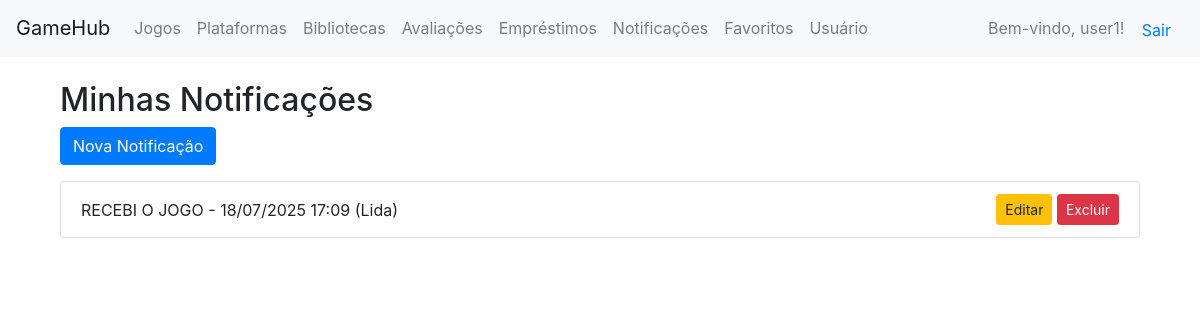
/api/notificacoes/ (signed in), run on an earlier commit of the app's database.
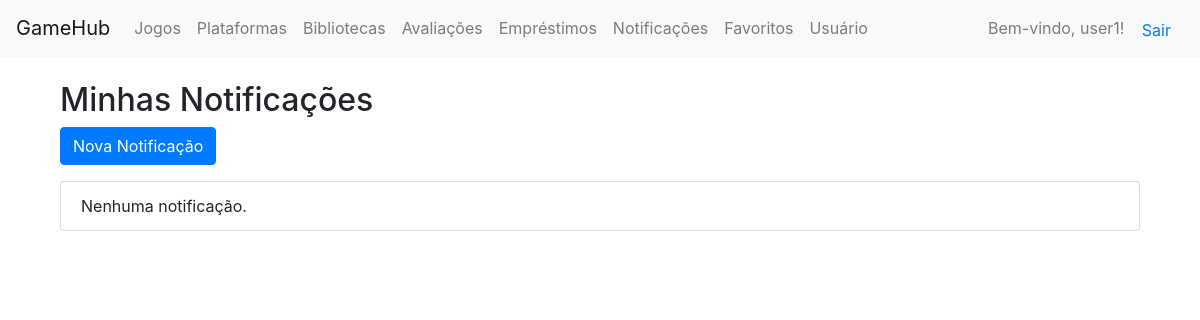
And on a later commit of the database.
### core/models.py (models this page shows, shortened)
class Notificacao(models.Model):
    usuario = models.ForeignKey(Usuario, on_delete=models.CASCADE)
    mensagem = models.CharField(max_length=255)
    lida = models.BooleanField(default=False)
    criada_em = models.DateTimeField(auto_now_add=True)

### core/views.py (the view)
# urls.py: path('notificacoes/', views.notificacao_list, name='notificacao_list'),
@login_required
def notificacao_list(request):
    notificacoes = Notificacao.objects.filter(usuario=request.user)
    return render(request, 'notificacoes/notificacao_list.html', {'notificacoes': notificacoes})

### core/templates/notificacoes/notificacao_list.html (shortened to what this page needs)
{% extends 'base.html' %}
{% block content %}
<div class="container mt-4">
    <h2>Minhas Notificações</h2>
    <a href="{% url 'notificacao_create' %}" class="btn btn-primary mb-3">Nova Notificação</a>
    <ul class="list-group">
        {% for n in notificacoes %}
            <li class="list-group-item d-flex justify-content-between align-items-center">
                {{ n.mensagem }} - {{ n.criada_em|date:"d/m/Y H:i" }}
                {% if n.lida %}(Lida){% else %}(Não lida){% endif %}
                <div>
                    <a href="{% url 'notificacao_update' n.pk %}" class="btn btn-warning btn-sm">Editar</a>
                    <a href="{% url 'notificacao_delete' n.pk %}" class="btn btn-danger btn-sm">Excluir</a>
                </div>
            </li>
        {% empty %}
            <li class="list-group-item">Nenhuma notificação.</li>
        {% endfor %}
    </ul>
</div>
{% endblock %}

What changed in the data, as far as the page shows it:
removed Notificacao: mensagem "RECEBI O JOGO", criada_em "18/07/2025 17:09", lida "(Lida)"
Also different on the page:
text now shown: "Nenhuma notificação."
